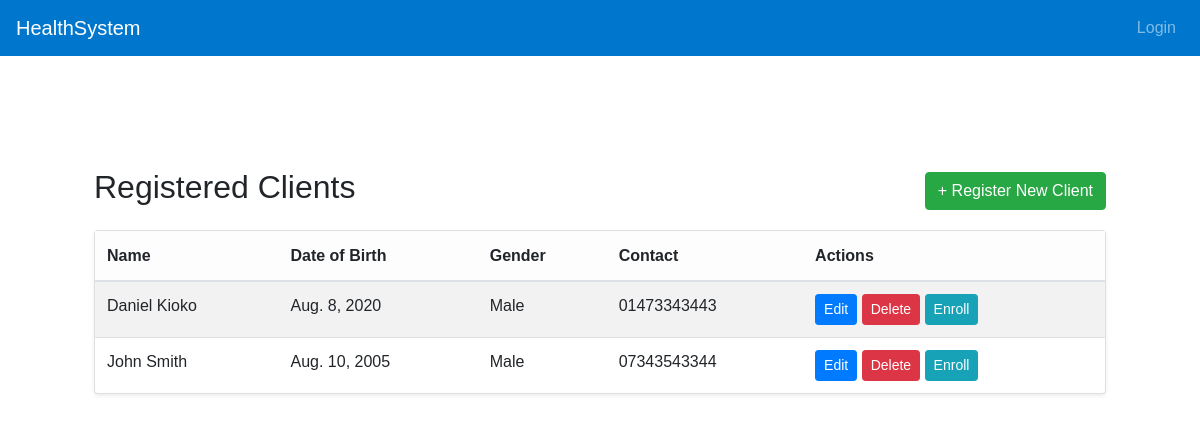
/clients/, run on the app's committed database.
### health/models.py (models this page shows, shortened)
class Client(models.Model):
    first_name = models.CharField(max_length=100)
    last_name = models.CharField(max_length=100)
    date_of_birth = models.DateField()
    gender_choices = [('M', 'Male'), ('F', 'Female'), ('O', 'Other')]
    gender = models.CharField(max_length=1, choices=gender_choices)
    contact_number = models.CharField(max_length=15, blank=True)
    address = models.TextField(blank=True)
    enrolled_programs = models.ManyToManyField(HealthProgram, blank=True)

### health/views.py (the view)
# urls.py: path('clients/', views.client_list, name='client_list'),
def client_list(request):
    clients = Client.objects.all()
    return render(request, 'client_list.html', {'clients': clients})

### health/templates/client_list.html
{% extends 'base.html' %}
{% block content %}
<div class="container mt-5">
    <div class="d-flex justify-content-between align-items-center mb-3">
        <h2>Registered Clients</h2>
        <a href="{% url 'register_client' %}" class="btn btn-success">+ Register New Client</a>
    </div>
    <div class="card shadow-sm">
        <div class="card-body p-0">
            <table class="table table-striped mb-0">
                <thead class="table-light">
                    <tr>
                        <th>Name</th>
                        <th>Date of Birth</th>
                        <th>Gender</th>
                        <th>Contact</th>
                        <th>Actions</th>
                    </tr>
                </thead>
                <tbody>
                    {% for client in clients %}
                    <tr>
                        <td>{{ client.first_name }} {{ client.last_name }}</td>
                        <td>{{ client.date_of_birth }}</td>
                        <td>{{ client.get_gender_display }}</td>
                        <td>{{ client.contact_number }}</td>
                        <td>
                            <a href="{% url 'edit_client' client.id %}" class="btn btn-sm btn-primary">Edit</a>
                            <a href="{% url 'delete_client' client.id %}" class="btn btn-sm btn-danger" onclick="return confirm('Are you sure you want to delete this program?')">Delete</a>
                            <a href="{% url 'enroll_client' client.id %}" class="btn btn-sm btn-info">Enroll</a>
                        </td>
                    </tr>
                    {% empty %}
                    <tr><td colspan="5" class="text-center">No clients found.</td></tr>
                    {% endfor %}
                </tbody>
            </table>
        </div>
    </div>
</div>
{% endblock %}

### health/templates/base.html (style rules this page uses)
body { font-family: Arial, sans-serif; margin: 0; }
.container { padding: 2em; }

### data on the page
Client: first_name "Daniel", last_name "Kioko", date_of_birth "Aug. 8, 2020", gender "Male", contact_number "01473343443"
Client: first_name "John", last_name "Smith", date_of_birth "Aug. 10, 2005", gender "Male", contact_number "07343543344"
